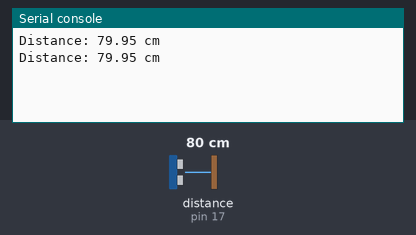
The program below on a simulated MicroPython board. Shown: the last lines printed to the serial console. Inputs (shaded band) come from the test bench; at power-on: distance to the obstacle (sensor on pin 17) 80 cm. The echo pulse lasts 58.3 µs per cm.

Above: at 1.2 s.
1.3 s: distance to the obstacle (sensor on pin 17) set to 2 cm
At 2.6 s:
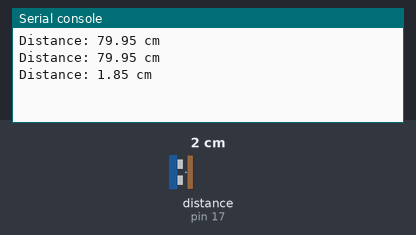
2.8 s: distance to the obstacle (sensor on pin 17) set to 4 cm
At 3.8 s:
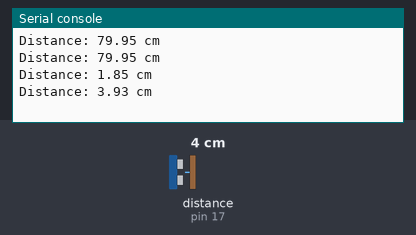
Timing chart, 0 to 5.8 s (numbered marks = the images above; inputs shaded):
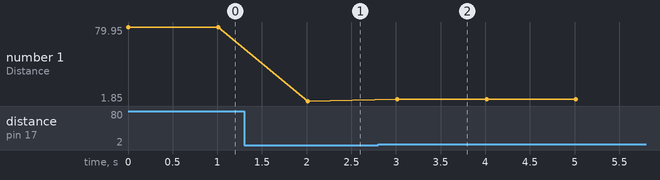

Measured:
- after the input at 1.3 s, the serial console: prints a new line after 0.71 s (image 1)
- after the input at 2.8 s, the serial console: prints a new line after 0.21 s (image 2)
- plotted number 1: 79.95 → 1.85 after the input at 1.3 s, 1.85 → 3.93 after the input at 2.8 s

The program:

ultrasens_rerun.py
```python
from machine import Pin
import time

trigger = Pin(16, Pin.OUT)
echo = Pin(17, Pin.IN)

def get_distance():
    trigger.low()
    time.sleep_us(2)
    trigger.high()
    time.sleep_us(10)
    trigger.low()

    while echo.value() == 0:
        pass
    start = time.ticks_us()

    while echo.value() == 1:
        pass
    end = time.ticks_us()

    duration = time.ticks_diff(end, start)
    distance_cm = (duration * 0.0343) / 2
    return round(distance_cm, 2)

while True:
    dist = get_distance()
    print("Distance:", dist, "cm")
    time.sleep(1)
```
